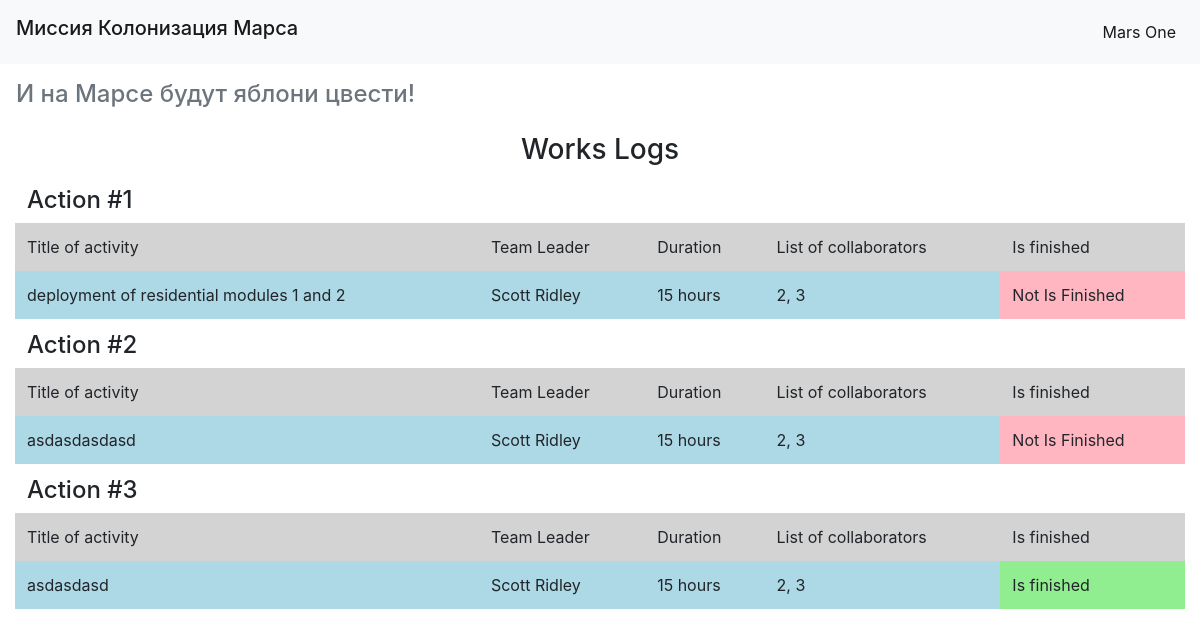
The page / on the database its author committed.
### data/jobs.py (models this page shows, shortened)
class Jobs(SqlAlchemyBase):
    __tablename__ = 'jobs'
    id = Column(Integer, primary_key=True, autoincrement=True)
    team_leader = Column(Integer, ForeignKey('users.id'))
    job = Column(String, nullable=True)
    work_size = Column(Integer, nullable=True, default=0)
    collaborators = Column(String, nullable=True)
    start_date = Column(DateTime, default=datetime.datetime.now)
    end_date = Column(DateTime, default=datetime.datetime.now)
    is_finished = Column(Boolean, default=True)
    user = orm.relation('User')

### data/user.py (models this page shows, shortened)
class User(SqlAlchemyBase):
    __tablename__ = 'users'
    id = Column(Integer, primary_key=True, autoincrement=True)
    surname = Column(String, nullable=True)
    name = Column(String, nullable=True)
    age = Column(Integer, nullable=True)
    position = Column(String, nullable=True)
    speciality = Column(String, nullable=True)
    address = Column(String, nullable=True)
    email = Column(String, index=True, unique=True, nullable=True)
    hashed_password = Column(String, nullable=True)
    modified_date = Column(DateTime, default=datetime.datetime.now)
    jobs = orm.relation('Jobs', back_populates='user')

### main.py (the view)
@app.route('/')
def index():
    db = db_session.create_session()
    jobs = db.query(Jobs).all()
    return render_template('jobs.html', jobs=jobs)

### data/db_session.py (called while the page is built)
def create_session() -> orm.Session:
    global __factory
    return __factory()

### templates/jobs.html
{% extends 'base.html' %}
{% block content %}
    <h3 class="text-center">Works Logs</h3>
        <table class="table table-borderless">
            {% for job in jobs %}
            <tr><td class="pt-6 pb-2" colspan="5"><h4 class="m-0"> Action #{{ job.id }}</h4></td></tr>
            <tr style="background-color: lightgrey">
                <td>Title of activity</td>
                <td>Team Leader</td>
                <td>Duration</td>
                <td>List of collaborators</td>
                <td>Is finished</td>
            </tr>
            <tr style="background-color: lightblue">
                <td>{{ job.job }}</td>
                <td>{{ job.user.surname }} {{ job.user.name }}</td>
                <td>{{ job.work_size }} hours</td>
                <td>{{ job.collaborators }}</td>
                {% if job.is_finished %}
                <td style="background-color: lightgreen">Is finished</td>
                {%  else %}
                <td style="background-color: lightpink">Not Is Finished</td>
                {% endif %}
            </tr>
            {% endfor %}
        </table>
{% endblock %}

### templates/base.html (shortened to what this page needs)
<!doctype html>
<html lang="ru">
<head>
    <link rel="stylesheet" href="https://stackpath.bootstrapcdn.com/bootstrap/4.4.1/css/bootstrap.min.css">
    <link rel="stylesheet" href="{{ url_for('static', filename='css/style.css') }}">
</head>
<body>
    <nav class="navbar navbar-light bg-light navbar-expand-sm">
        <h1 class="navbar-brand" href="#">Миссия Колонизация Марса</h1>
        <div class="collapse navbar-collapse">
            <ul class="navbar-nav ml-auto">
                <li class="nav-item active">
                    <a class="nav-link" href="#">Mars One</a>
                </li>
            </ul>
        </div>
    </nav>
    <h4 class="p-3 text-muted">И на Марсе будут яблони цвести!</h4>
    <div class="container-fluid">{% block content %}{% endblock %}</div>
</body>
</html>

### rows shown on the page
Jobs: id "1", job "deployment of residential modules 1 and 2", user.surname "Scott", user.name "Ridley", work_size "15", collaborators "2, 3", is_finished "Not Is Finished"
Jobs: id "2", job "asdasdasdasd", user.surname "Scott", user.name "Ridley", work_size "15", collaborators "2, 3", is_finished "Not Is Finished"
Jobs: id "3", job "asdasdasd", user.surname "Scott", user.name "Ridley", work_size "15", collaborators "2, 3", is_finished "Is finished"
